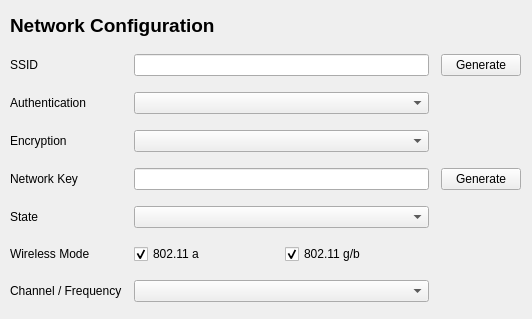
<ui version="4.0" >
 <class>NetConfig</class>
 <widget class="QWidget" name="NetConfig" >
  <property name="geometry" >
   <rect>
    <x>0</x>
    <y>0</y>
    <width>532</width>
    <height>319</height>
   </rect>
  </property>
  <property name="windowTitle" >
   <string/>
  </property>
  <widget class="QLabel" name="label" >
   <property name="geometry" >
    <rect>
     <x>10</x>
     <y>10</y>
     <width>521</width>
     <height>31</height>
    </rect>
   </property>
   <property name="font" >
    <font>
     <pointsize>14</pointsize>
     <weight>75</weight>
     <bold>true</bold>
    </font>
   </property>
   <property name="text" >
    <string>Network Configuration</string>
   </property>
  </widget>
  <widget class="QWidget" name="gridLayout" >
   <property name="geometry" >
    <rect>
     <x>10</x>
     <y>50</y>
     <width>511</width>
     <height>261</height>
    </rect>
   </property>
   <layout class="QGridLayout" >
    <property name="margin" >
     <number>0</number>
    </property>
    <property name="spacing" >
     <number>12</number>
    </property>
    <item row="3" column="2" >
     <widget class="QPushButton" name="pbGenNetKey" >
      <property name="text" >
       <string>Generate</string>
      </property>
     </widget>
    </item>
    <item row="3" column="0" >
     <widget class="QLabel" name="label_5" >
      <property name="text" >
       <string>Network Key</string>
      </property>
     </widget>
    </item>
    <item row="0" column="0" >
     <widget class="QLabel" name="label_2" >
      <property name="text" >
       <string>SSID</string>
      </property>
     </widget>
    </item>
    <item row="4" column="0" >
     <widget class="QLabel" name="label_6" >
      <property name="text" >
       <string>State</string>
      </property>
     </widget>
    </item>
    <item row="4" column="1" >
     <widget class="QComboBox" name="cmbConfFlag" />
    </item>
    <item row="5" column="0" >
     <widget class="QLabel" name="label_7" >
      <property name="text" >
       <string>Wireless Mode</string>
      </property>
     </widget>
    </item>
    <item row="0" column="1" >
     <widget class="QLineEdit" name="leSsid" >
      <property name="maxLength" >
       <number>32</number>
      </property>
     </widget>
    </item>
    <item row="1" column="0" >
     <widget class="QLabel" name="label_3" >
      <property name="text" >
       <string>Authentication</string>
      </property>
     </widget>
    </item>
    <item row="2" column="0" >
     <widget class="QLabel" name="label_4" >
      <property name="text" >
       <string>Encryption</string>
      </property>
     </widget>
    </item>
    <item row="2" column="1" >
     <widget class="QComboBox" name="cmbEncr" />
    </item>
    <item row="3" column="1" >
     <widget class="QLineEdit" name="leNetKey" >
      <property name="maxLength" >
       <number>64</number>
      </property>
     </widget>
    </item>
    <item row="1" column="1" >
     <widget class="QComboBox" name="cmbAuth" />
    </item>
    <item row="0" column="2" >
     <widget class="QPushButton" name="pbGenSsid" >
      <property name="text" >
       <string>Generate</string>
      </property>
     </widget>
    </item>
    <item row="6" column="0" >
     <widget class="QLabel" name="label_8" >
      <property name="text" >
       <string>Channel / Frequency</string>
      </property>
     </widget>
    </item>
    <item row="5" column="1" >
     <layout class="QHBoxLayout" >
      <property name="margin" >
       <number>0</number>
      </property>
      <property name="spacing" >
       <number>6</number>
      </property>
      <item>
       <widget class="QCheckBox" name="cb11a" >
        <property name="text" >
         <string>802.11 a</string>
        </property>
        <property name="checked" >
         <bool>true</bool>
        </property>
       </widget>
      </item>
      <item>
       <widget class="QCheckBox" name="cb11gb" >
        <property name="text" >
         <string>802.11 g/b</string>
        </property>
        <property name="checked" >
         <bool>true</bool>
        </property>
       </widget>
      </item>
     </layout>
    </item>
    <item row="6" column="1" >
     <widget class="QComboBox" name="cmbChannelList" />
    </item>
   </layout>
  </widget>
 </widget>
 <tabstops>
  <tabstop>leSsid</tabstop>
  <tabstop>pbGenSsid</tabstop>
  <tabstop>cmbAuth</tabstop>
  <tabstop>cmbEncr</tabstop>
  <tabstop>leNetKey</tabstop>
  <tabstop>pbGenNetKey</tabstop>
 </tabstops>
 <resources/>
 <connections/>
</ui>
